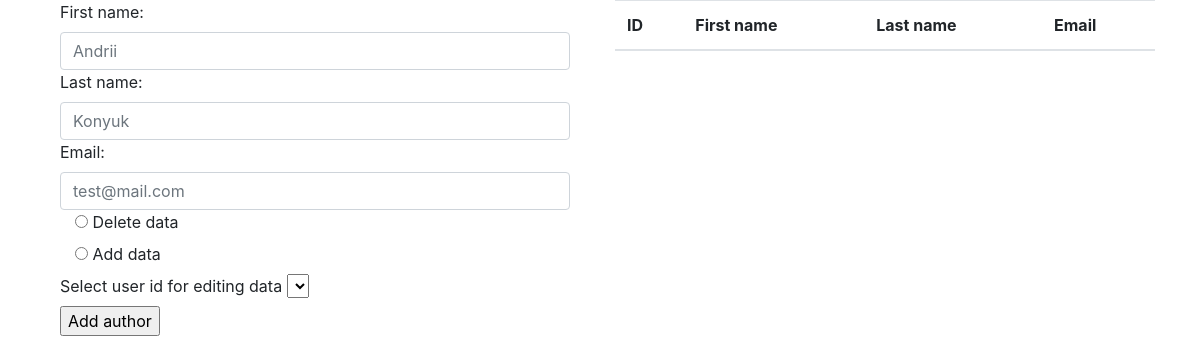
Page /db on the earlier database version.
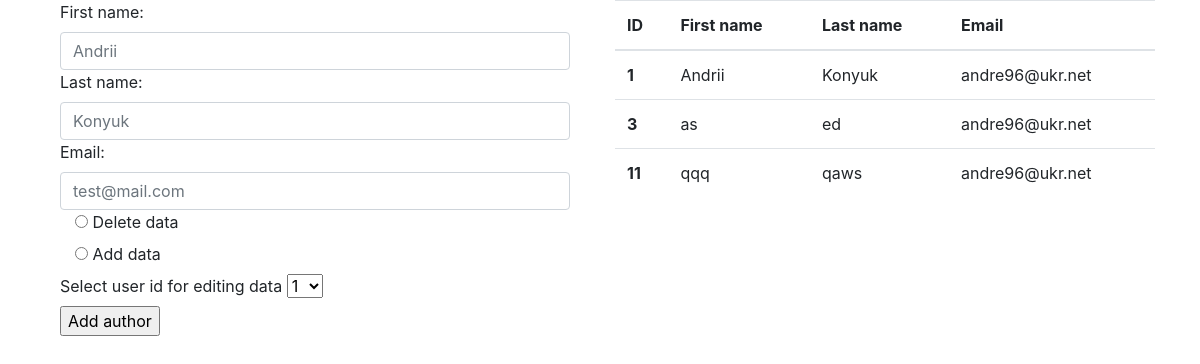
Same page on the later database version.
### conv/models.py (models this page shows)
class Author(models.Model):
    first_name = models.CharField(max_length=30)
    last_name = models.CharField(max_length=40)
    email = models.EmailField()

### conv/views.py (the view)
# urls.py: url(r'^db$', views.db_page, name='db_page'),
def db_page(request):
    r = request.POST
    print(r)
    res, mess = {}, {}
    if request.method == 'POST':
        form = AddAuthor(r)
        if form.is_valid():
            if r.get('doing') == 'Add':
                if not (Author.objects.filter(first_name=r.get('first_name')) or Author.objects.filter(
                        last_name=r.get('last_name'))):
                    q = Author(first_name=r.get('first_name'),
                               last_name=r.get('last_name'),
                               email=r.get('email'))
                    q.save()
                    mess = {'good': "Data add successful!"}
                else:
                    mess = {'warning': "Data warning!"}
            elif r.get('doing') == 'Del':
                try:
                    q = Author.objects.get(first_name=r.get('first_name'),
                               last_name=r.get('last_name'),
                               email=r.get('email'))
                    q.delete()
                    mess = {'good': "Data delete successful!"}
                except Author.DoesNotExist as e:
                    print(e)
                    mess = {'warning': "Data not exists or something goes wrong!"}
            res['mess'] = mess
    else:
        form = AddAuthor()
    us = tuple(Author.objects.values('id'))
    us_i = ()
    for i in us:
        us_i += ((i['id'], i['id']),)
    print(us_i)
    res['AddAuthor'] = form
    res['DB'] = Author.objects.all()
    return render(request, 'curr_conv/db_model.html', res)

### conv/forms.py
class AddAuthor(forms.Form):
    first_name = forms.CharField(max_length=30,
                                 widget=forms.TextInput(
                                     attrs={'class': "form-control col-12", 'placeholder': 'Andrii'}))
    last_name = forms.CharField(max_length=40,
                                widget=forms.TextInput(attrs={'class': "form-control col-12", 'placeholder': 'Konyuk'}))
    email = forms.EmailField(
        widget=forms.EmailInput(attrs={'class': "form-control col-12", 'placeholder': 'test@mail.com'}))
    doing = forms.ChoiceField(choices=MY_CHOICES, widget=forms.RadioSelect())
    user_id = forms.ChoiceField(choices=USER_ID, required=False, widget=forms.Select())
    class Meta:
        model = Author
    def __init__(self):
        super().__init__()
        USER_ID = ()
        us = tuple(Author.objects.values('id'))
        for i in us:
            USER_ID += ((i['id'], i['id']),)
        self.fields['user_id'].choices = USER_ID

### conv/templates/curr_conv/db_model.html (shortened to what this page needs)
{% extends 'curr_conv/base.html' %}
{% load app_filters %}
{% block content %}
    <div class="container">
        <div class="row">
            <div class="col-6">
                <form action="" method="post" class="col-12">
                    <div class="field">
                        <label for="id_subject">First name:</label>
                        {{ AddAuthor.first_name }}
                    </div>
                    <div class="field">
                        <label for="id_email">Last name:</label>
                        {{ AddAuthor.last_name }}
                    </div>
                    <div class="field">
                        <label for="id_message">Email:</label>
                        {{ AddAuthor.email }}
                    </div>
                    <div class="field">
                        {% for choice in AddAuthor.doing.field.choices %}
                            <div class="col-4">
                                <input id="id_doing_{{ choice.0 }}" type="radio" name="doing" value="{{ choice.0 }}"
                                        {% ifequal AddAuthor.data.doing choice.0 %} checked {% endifequal %}/>
                                <label for="id_doing_{{ choice.0 }}">{{ choice.1 }}</label>
                            </div>
                        {% endfor %}
                    </div>
                <div class="field">
                    <label for="">Select user id for editing data</label>
                    {{ AddAuthor.user_id }}
                </div>
                    <input type="submit" value="Add author">
                </form>
            </div>
            <div class="col-6">
                <table class="table table-inverse">
                    <thead class="thead-inverse">
                    <tr>
                        <th>ID</th>
                        <th>First name</th>
                        <th>Last name</th>
                        <th>Email</th>
                    </tr>
                    </thead>
                    <tbody>
                    {% for row in  DB %}
                        <tr>
                            <th scope="row">{{ row.id }}</th>
                            <td>{{ row.first_name }}</td>
                            <td>{{ row.last_name }}</td>
                            <td>{{ row.email }}</td>
                        </tr>
                    {% endfor %}
                    </tbody>
                </table>
            </div>
        </div>
    </div>
{% endblock %}

### conv/templates/curr_conv/base.html (shortened to what this page needs)
<!DOCTYPE html>
{% load staticfiles %}
<html lang="en">
<head>
    <link rel="stylesheet" href="https://maxcdn.bootstrapcdn.com/bootstrap/4.0.0-beta.3/css/bootstrap.min.css"
>
</head>
<body>
{% block content %}  {% endblock %}
</body>
</html>

Differences in the rows shown:
added Author: id "1", first_name "Andrii", last_name "Konyuk", email "andre96@ukr.net"
added Author: id "3", first_name "as", last_name "ed", email "andre96@ukr.net"
added Author: id "11", first_name "qqq", last_name "qaws", email "andre96@ukr.net"
Other differences:
form field user_id: (not shown) → "1"
